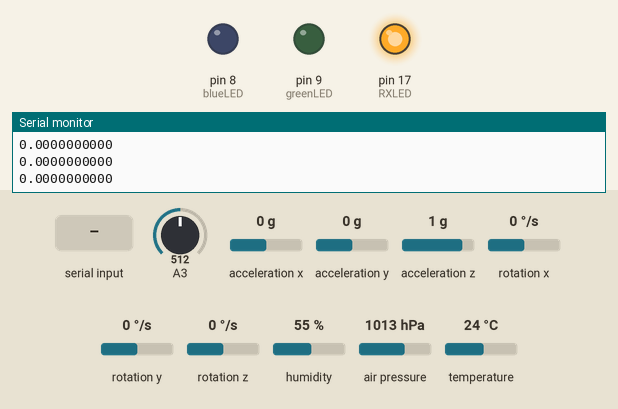
Recording of a sketch running on a simulated Arduino Leonardo, built with avr-gcc and run on an emulated ATmega32U4. Shown: output pins drawn as LEDs (lit = HIGH), the last lines printed to the serial monitor. Dashed ring = blinking. The test bench sets the inputs (shaded band); at power-on: A3 = 512, acceleration x 0 g, acceleration y 0 g, acceleration z 1 g, rotation x 0 °/s, rotation y 0 °/s, rotation z 0 °/s, humidity 55 %, air pressure 1013 hPa, temperature 24 °C. EEPROM starts erased.

Above: at 6.2 s.
6.3 s: "R" received over Serial
At 6.8 s:
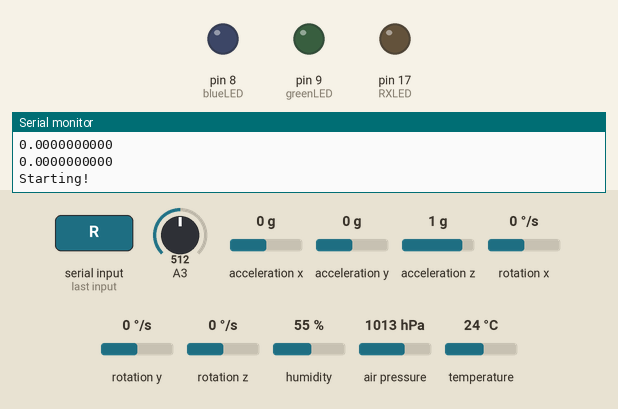
9.3 s: "C" received over Serial
At 10.98 s:
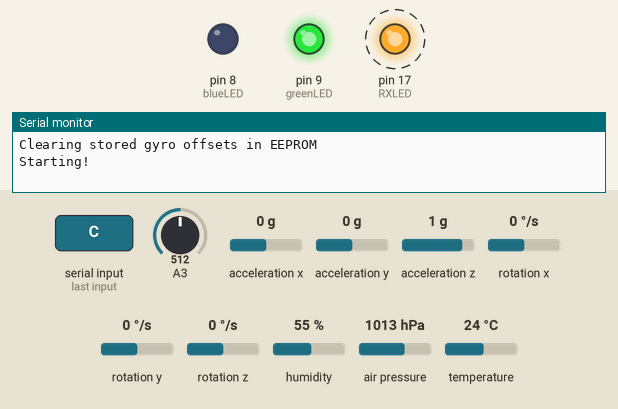
12.3 s: "?" received over Serial
At 15.0 s:
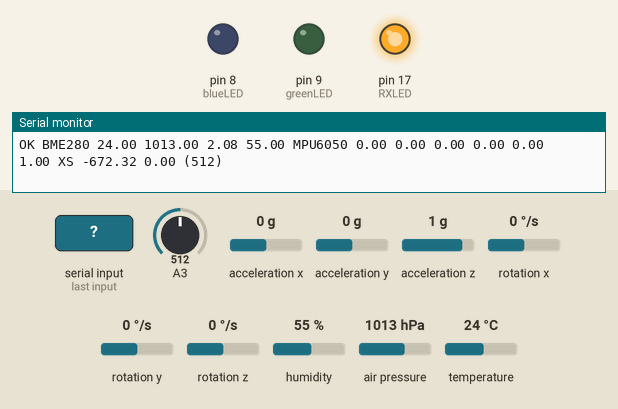
Timing chart, 0 to 16.5 s (numbered marks = the images above; inputs shaded):
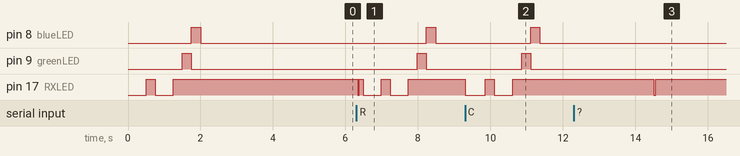

Measured:
- after the input at 6.3 s, pin 8 (blueLED): LOW → HIGH after 1.9 s, → LOW 0.25 s later; pin 9 (greenLED): LOW → HIGH after 1.7 s, → LOW 0.25 s later; pin 17 (RXLED): goes LOW 0.05 s, HIGH 0.10 s, LOW 0.50 s, HIGH 0.25 s, LOW 0.50 s, then HIGH, starting at once
- after the input at 9.3 s, pin 8 (blueLED): LOW → HIGH after 1.8 s, → LOW 0.25 s later; pin 9 (greenLED): LOW → HIGH after 1.6 s, → LOW 0.25 s later; pin 17 (RXLED): alternates HIGH for 0.25 s and LOW for 0.53 s, 4 changes in all, then stays HIGH, starting at once
- after the input at 12.3 s, pin 17 (RXLED): HIGH → LOW after 2.2 s, → HIGH 0.05 s later

The sketch:

Payload_BME280_MPU6050_XS.ino
```cpp
// code for Pro Micro or STM32 on the CubeSat Simulator STEM Payload board
// answers "OK" on the serial port Serial1 when queried by the Pi

#include <Wire.h>
#include <Adafruit_Sensor.h>
#include <Adafruit_BME280.h>
#include <MPU6050_tockn.h>
#include <EEPROM.h>
#define SEALEVELPRESSURE_HPA (1013.25)

Adafruit_BME280 bme;
MPU6050 mpu6050(Wire);

long timer = 0;
int bmePresent;
int RXLED = 17;  // The RX LED has a defined Arduino pin
int greenLED = 9;
int blueLED = 8;
int Sensor1 = 0;
float Sensor2 = 0;
void eeprom_word_write(int addr, int val);
short eeprom_word_read(int addr);
int first_time = true;
int first_read = true;

#if defined __AVR_ATmega32U4__
float T2 = 26.3; // Temperature data point 1
float R2 = 167; // Reading data point 1
float T1 = 2; // Temperature data point 2
float R1 = 179; // Reading data point 2
#endif
#if defined(ARDUINO_ARCH_STM32F0) || defined(ARDUINO_ARCH_STM32F1) || defined(ARDUINO_ARCH_STM32F3) || defined(ARDUINO_ARCH_STM32F4) || defined(ARDUINO_ARCH_STM32L4)
float T2 = 25; // Temperature data point 1
float R2 = 671; // Reading data point 1
float T1 = 15.5; // Temperature data point 2
float R1 = 695; // Reading data point 2
#endif

int sensorValue;
float Temp;
float rest;

void setup() {

  Serial.begin(9600); // Serial Monitor for testing

  Serial1.begin(115200);  // Pi UART faster speed
//  Serial1.begin(9600);  // Pi UART faster speed

  Serial.println("Starting!");

  blink_setup();

  blink(500);
  delay(250);
  blink(500);
  delay(250);
  led_set(greenLED, HIGH);
  delay(250);
  led_set(greenLED, LOW);
  led_set(blueLED, HIGH);
  delay(250);
  led_set(blueLED, LOW);

  if (bme.begin(0x76)) {
    bmePresent = 1;
  } else {
    Serial.println("Could not find a valid BME280 sensor, check wiring!");
    bmePresent = 0;
  }

  mpu6050.begin();

  if (eeprom_word_read(0) == 0xA07)
  {
    Serial.println("Reading gyro offsets from EEPROM\n");

    float xOffset = ((float)eeprom_word_read(1)) / 100.0;
    float yOffset = ((float)eeprom_word_read(2)) / 100.0;
    float zOffset = ((float)eeprom_word_read(3)) / 100.0;

    Serial.println(xOffset, DEC);
    Serial.println(yOffset, DEC);
    Serial.println(zOffset, DEC);

    mpu6050.setGyroOffsets(xOffset, yOffset, zOffset);
  }
  else
  {
    Serial.println("Calculating gyro offsets and storing in EEPROM\n");

    mpu6050.calcGyroOffsets(true);

    eeprom_word_write(0, 0xA07);
    eeprom_word_write(1, (int)(mpu6050.getGyroXoffset() * 100.0) + 0.5);
    eeprom_word_write(2, (int)(mpu6050.getGyroYoffset() * 100.0) + 0.5);
    eeprom_word_write(3, (int)(mpu6050.getGyroZoffset() * 100.0) + 0.5);

    Serial.println(eeprom_word_read(0), HEX);
    Serial.println(((float)eeprom_word_read(1)) / 100.0, DEC);
    Serial.println(((float)eeprom_word_read(2)) / 100.0, DEC);
    Serial.println(((float)eeprom_word_read(3)) / 100.0, DEC);
  }
/**/
}

void loop() {

  if (Serial1.available() > 0) {
    blink(50);
    char result = Serial1.read();
//  Serial1.println(result);
//  Serial1.println("OK");

//    if (result == '?')
    {
      if (bmePresent) {
        Serial1.print("OK BME280 ");
        Serial1.print(bme.readTemperature());
        Serial1.print(" ");
        Serial1.print(bme.readPressure() / 100.0F);
        Serial1.print(" ");
        Serial1.print(bme.readAltitude(SEALEVELPRESSURE_HPA));
        Serial1.print(" ");
        Serial1.print(bme.readHumidity());
      } else
      {
        Serial1.print("OK BME280 0.0 0.0 0.0 0.0");
      }
      mpu6050.update();

      Serial1.print(" MPU6050 ");
      Serial1.print(mpu6050.getGyroX());
      Serial1.print(" ");
      Serial1.print(mpu6050.getGyroY());
      Serial1.print(" ");
      Serial1.print(mpu6050.getGyroZ());

    Serial1.print(" ");
    Serial1.print(mpu6050.getAccX());
    Serial1.print(" ");
    Serial1.print(mpu6050.getAccY());
    Serial1.print(" ");
    Serial1.print(mpu6050.getAccZ());

    sensorValue = read_analog();

//  Serial.println(sensorValue);
    Temp = T1 + (sensorValue - R1) *((T2 - T1)/(R2 - R1));

    Serial1.print(" XS ");
    Serial1.print(Temp);
    Serial1.print(" ");
    Serial1.println(Sensor2);

    float rotation = sqrt(mpu6050.getGyroX()*mpu6050.getGyroX() + mpu6050.getGyroY()*mpu6050.getGyroY() + mpu6050.getGyroZ()*mpu6050.getGyroZ());
    float acceleration = sqrt(mpu6050.getAccX()*mpu6050.getAccX() + mpu6050.getAccY()*mpu6050.getAccY() + mpu6050.getAccZ()*mpu6050.getAccZ());
//    Serial.print(rotation);
//    Serial.print(" ");
//    Serial.println(acceleration);

    if (first_read == true) {
      first_read = false;
      rest = acceleration;
    }

    if (acceleration > 1.2 * rest)
        led_set(greenLED, HIGH);
    else
        led_set(greenLED, LOW);

    if (rotation > 5)
        led_set(blueLED, HIGH);
    else
        led_set(blueLED, LOW);
    }

  }

  if (Serial.available() > 0) {
    blink(50);
    char result = Serial.read();
//    Serial.println(result);
//    Serial.println("OK");
//    Serial.println(counter++);

  if (result == 'R') {
      Serial1.println("OK");
      delay(100);
      first_read = true;
      setup();
    }
  else if (result == 'C') {
      Serial.println("Clearing stored gyro offsets in EEPROM\n");
      eeprom_word_write(0, 0x00);
      first_time = true;
      setup();
    }

 if ((result == '?') || first_time == true)
    {
      first_time = false;
      if (bmePresent) {
        Serial.print("OK BME280 ");
        Serial.print(bme.readTemperature());
        Serial.print(" ");
        Serial.print(bme.readPressure() / 100.0F);
        Serial.print(" ");
        Serial.print(bme.readAltitude(SEALEVELPRESSURE_HPA));
        Serial.print(" ");
        Serial.print(bme.readHumidity());
      } else
      {
        Serial.print("OK BME280 0.0 0.0 0.0 0.0");
      }
      mpu6050.update();

      Serial.print(" MPU6050 ");
      Serial.print(mpu6050.getGyroX());
      Serial.print(" ");
      Serial.print(mpu6050.getGyroY());
      Serial.print(" ");
      Serial.print(mpu6050.getGyroZ());

    Serial.print(" ");
    Serial.print(mpu6050.getAccX());
    Serial.print(" ");
    Serial.print(mpu6050.getAccY());
    Serial.print(" ");
    Serial.print(mpu6050.getAccZ());

    sensorValue = read_analog();

    Temp = T1 + (sensorValue - R1) *((T2 - T1)/(R2 - R1));

    Serial.print(" XS ");
    Serial.print(Temp);
    Serial.print(" ");
    Serial.print(Sensor2);
    Serial.print(" (");
    Serial.print(sensorValue);
    Serial.println(")");

    float rotation = sqrt(mpu6050.getGyroX()*mpu6050.getGyroX() + mpu6050.getGyroY()*mpu6050.getGyroY() + mpu6050.getGyroZ()*mpu6050.getGyroZ());
    float acceleration = sqrt(mpu6050.getAccX()*mpu6050.getAccX() + mpu6050.getAccY()*mpu6050.getAccY() + mpu6050.getAccZ()*mpu6050.getAccZ());
//    Serial.print(rotation);
//    Serial.print(" ");
//    Serial.println(acceleration);

    if (first_read == true) {
      first_read = false;
      rest = acceleration;
    }

    if (acceleration > 1.2 * rest)
        led_set(greenLED, HIGH);
    else
        led_set(greenLED, LOW);

    if (rotation > 5)
        led_set(blueLED, HIGH);
    else
        led_set(blueLED, LOW);
    }
  }
  delay(100);
}

void eeprom_word_write(int addr, int val)
{
  EEPROM.write(addr * 2, lowByte(val));
  EEPROM.write(addr * 2 + 1, highByte(val));
}

short eeprom_word_read(int addr)
{
  return ((EEPROM.read(addr * 2 + 1) << 8) | EEPROM.read(addr * 2));
}

void blink_setup()
{
#if defined(ARDUINO_ARCH_STM32F0) || defined(ARDUINO_ARCH_STM32F1) || defined(ARDUINO_ARCH_STM32F3) || defined(ARDUINO_ARCH_STM32F4) || defined(ARDUINO_ARCH_STM32L4)
  // initialize digital pin PB1 as an output.
  pinMode(PC13, OUTPUT);
  pinMode(PB9, OUTPUT);
  pinMode(PB8, OUTPUT);
#endif

#if defined __AVR_ATmega32U4__
  pinMode(RXLED, OUTPUT);  // Set RX LED as an output
  // TX LED is set as an output behind the scenes
  pinMode(greenLED, OUTPUT);
  pinMode(blueLED,OUTPUT);
#endif
}

void blink(int length)
{
#if defined(ARDUINO_ARCH_STM32F0) || defined(ARDUINO_ARCH_STM32F1) || defined(ARDUINO_ARCH_STM32F3) || defined(ARDUINO_ARCH_STM32F4) || defined(ARDUINO_ARCH_STM32L4)
  digitalWrite(PC13, LOW);   // turn the LED on (HIGH is the voltage level)
#endif

#if defined __AVR_ATmega32U4__
  digitalWrite(RXLED, LOW);   // set the RX LED ON
  TXLED0; //TX LED is not tied to a normally controlled pin so a macro is needed, turn LED OFF
#endif

  delay(length);              // wait for a lenth of time

#if defined(ARDUINO_ARCH_STM32F0) || defined(ARDUINO_ARCH_STM32F1) || defined(ARDUINO_ARCH_STM32F3) || defined(ARDUINO_ARCH_STM32F4) || defined(ARDUINO_ARCH_STM32L4)
  digitalWrite(PC13, HIGH);    // turn the LED off by making the voltage LOW
#endif

#if defined __AVR_ATmega32U4__
  digitalWrite(RXLED, HIGH);    // set the RX LED OFF
  TXLED0; //TX LED macro to turn LED ON
#endif
}

void led_set(int ledPin, bool state)
{
#if defined(ARDUINO_ARCH_STM32F0) || defined(ARDUINO_ARCH_STM32F1) || defined(ARDUINO_ARCH_STM32F3) || defined(ARDUINO_ARCH_STM32F4) || defined(ARDUINO_ARCH_STM32L4)
  if (ledPin == greenLED)
    digitalWrite(PB9, state);
  else if (ledPin == blueLED)
    digitalWrite(PB8, state);
#endif

#if defined __AVR_ATmega32U4__
  digitalWrite(ledPin, state);
#endif
}

int read_analog()
{
    int sensorValue;
 #if defined __AVR_ATmega32U4__
    sensorValue = analogRead(A3);
#endif
#if defined(ARDUINO_ARCH_STM32F0) || defined(ARDUINO_ARCH_STM32F1) || defined(ARDUINO_ARCH_STM32F3) || defined(ARDUINO_ARCH_STM32F4) || defined(ARDUINO_ARCH_STM32L4)
    sensorValue = analogRead(PA7);
#endif
    return(sensorValue);
}
```
